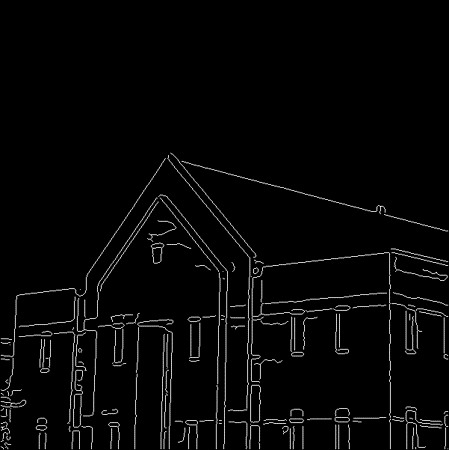
#> input picture 09 Hough transform/fig.png, 449 x 450 px
$ python hough_transform.py
#> lines starting #> are read from the running program, lines starting #| are printed output that depends on the picture; after the words box and inside, x2 and y2 are one past the last pixel; in counts of white or black regions, pixels touching at a corner belong together
"""
1. Following is an edge image.
   Draw the 10 most explicit straight lines using Hough Transform on the edge image.

2. Choose the straight lines which are within +- 10 degree
   from the horizontal axis among the above 10 lines.
"""

from PIL import Image
import numpy as np
import matplotlib.pyplot as plt

#%%  read image

img = Image.open('fig.png').convert('L')
# img = Image.open('test.png').convert('L')
bin_img = np.array(img)
bin_img[bin_img>0] = 1
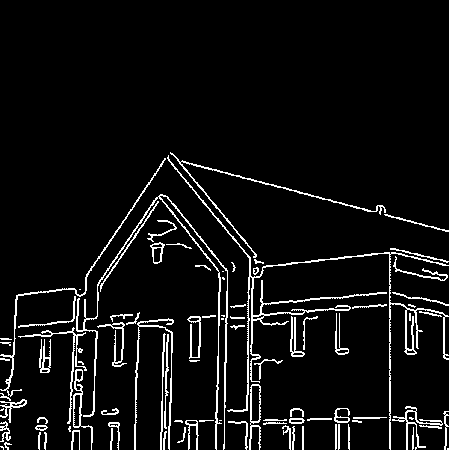
#> bin_img: shape (450, 449); values 0 (black) and 1 (white), 6.2% white in thin lines or dots, all inside (x1, y1, x2, y2) = (0, 152, 449, 450)

plt.figure()
plt.imshow(bin_img, cmap='gray')
plt.title('Input Image')
plt.show()

#%%  make hough space

def make_hough_space(bin_img, theta_resolution = 0.1, rho_resolution = 1):

#> called with theta_resolution = 0.1, rho_resolution = 1
    global D, R, C

    R, C = bin_img.shape
#> R = 450; C = 449

    n_theta = int(180 / theta_resolution + 1)
    theta = np.linspace(-90, 90, n_theta)
    rad_theta = np.deg2rad(theta)

    D = int( np.sqrt(R**2 + C**2) )
#> D = 635
    n_rho = int(D*2 / rho_resolution + 1)
#> n_rho = 1271
    rho = np.linspace(-D, D, n_rho)
#> rho = 1271 values from -635 to 635

    hough_space = np.zeros((n_rho,n_theta))
    for r in range(R):
        for c in range(C):
            if bin_img[r,c]:
                for theta_idx, rad in enumerate(rad_theta):
                    tmp = c*np.cos(rad) + r*np.sin(rad)
                    rho_idx = np.argmin(abs(rho-tmp))
                    hough_space[rho_idx, theta_idx] += 1
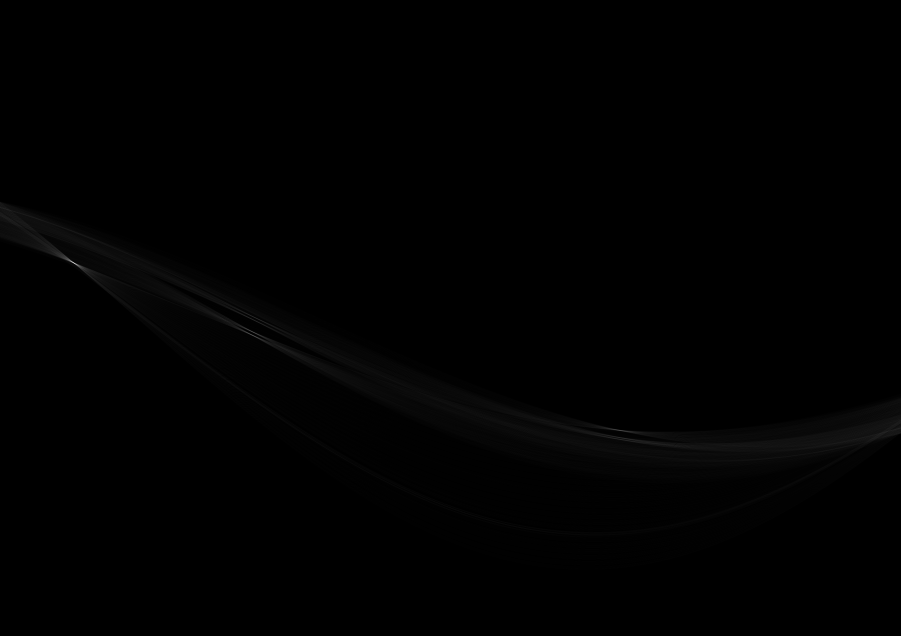
#> hough_space: shape (1271, 1801) float64 (shown at 1/2 size); min 0, max 272, mean 1.1; drawn with min black and max white

    return hough_space, rad_theta, rho

#> (the run stopped early here; a loop or call above may not have finished)
